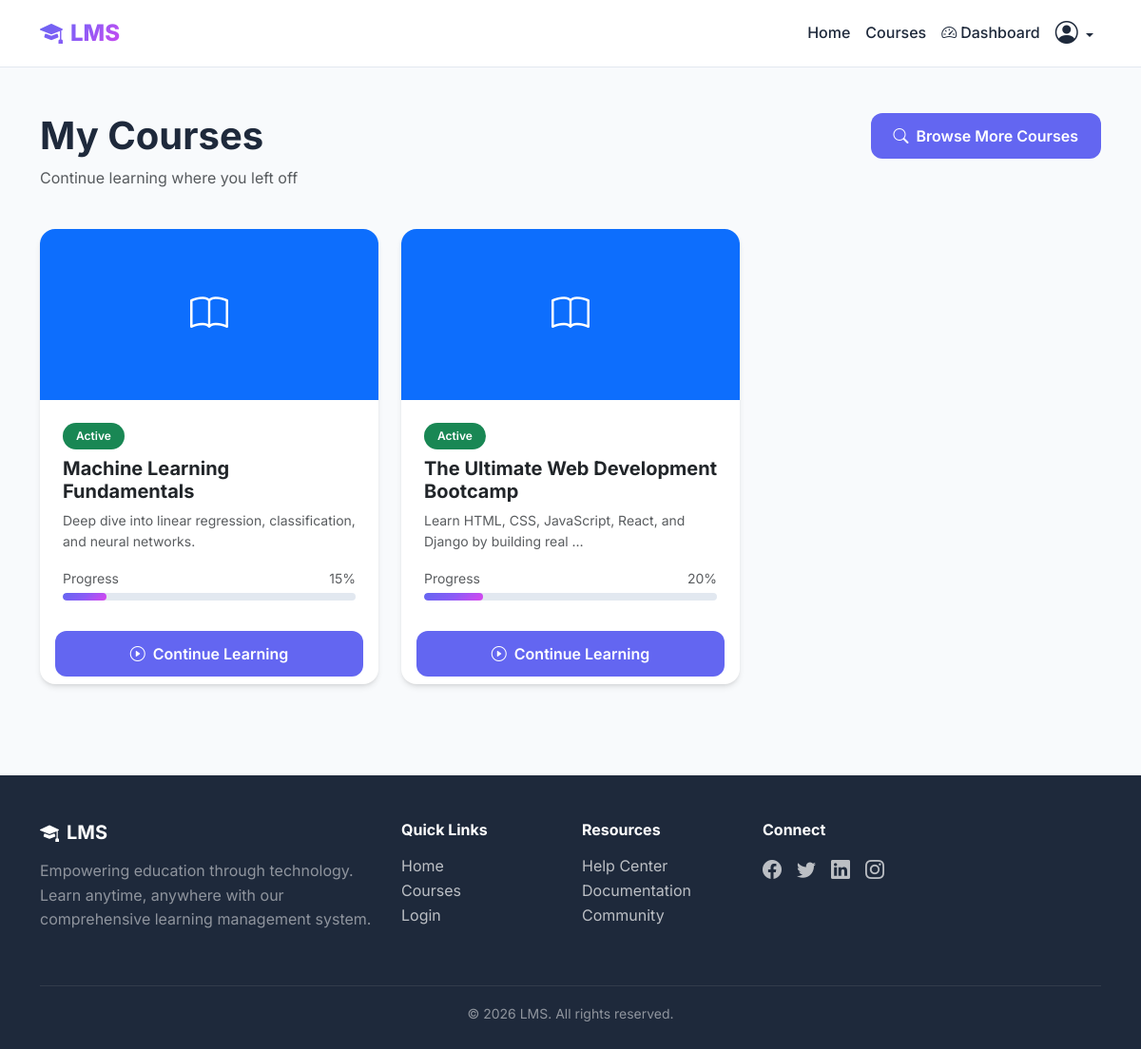
The app's page /courses/my-courses/ (signed in) with its own data.
### courses/models.py (models this page shows, shortened)
class Enrollment(models.Model):
    STATUS_CHOICES = [
        ('active', 'Active'),
        ('completed', 'Completed'),
        ('dropped', 'Dropped'),
    ]
    student = models.ForeignKey(User, on_delete=models.CASCADE, related_name='enrollments', limit_choices_to={'role': 'student'})
    course = models.ForeignKey(Course, on_delete=models.CASCADE, related_name='enrollments')
    status = models.CharField(max_length=20, choices=STATUS_CHOICES, default='active')
    enrolled_at = models.DateTimeField(auto_now_add=True)
    completed_at = models.DateTimeField(blank=True, null=True)
    progress = models.PositiveIntegerField(default=0, help_text="Progress percentage")
    class Meta:
        unique_together = ['student', 'course']

class Course(models.Model):
    STATUS_CHOICES = [
        ('draft', 'Draft'),
        ('published', 'Published'),
        ('archived', 'Archived'),
    ]
    title = models.CharField(max_length=200)
    description = models.TextField()
    instructor = models.ForeignKey(User, on_delete=models.CASCADE, related_name='courses_taught', limit_choices_to={'role': 'instructor'})
    cover_image = models.ImageField(upload_to='courses/covers/', blank=True, null=True)
    category = models.CharField(max_length=100, blank=True, null=True)
    duration = models.CharField(max_length=50, help_text="e.g., '8 weeks', '3 months'")
    difficulty = models.CharField(max_length=20, choices=[
        ('beginner', 'Beginner'),
        ('intermediate', 'Intermediate'),
        ('advanced', 'Advanced'),
    ], default='beginner')
    status = models.CharField(max_length=20, choices=STATUS_CHOICES, default='draft')
    max_students = models.PositiveIntegerField(default=100)
    created_at = models.DateTimeField(auto_now_add=True)
    updated_at = models.DateTimeField(auto_now=True)
    class Meta:
        ordering = ['-created_at']

### courses/views.py (the view)
# urls.py: path('my-courses/', views.my_courses, name='my_courses'),
@login_required
def my_courses(request):
    if not request.user.is_student():
        messages.error(request, 'Access denied.')
        return redirect('dashboard')
    enrollments = Enrollment.objects.filter(student=request.user).select_related('course')
    return render(request, 'courses/my_courses.html', {'enrollments': enrollments})

### accounts/models.py (called while the page is built)
    def is_student(self):
        return self.role == 'student'

### templates/courses/my_courses.html (shortened to what this page needs)
{% extends 'base.html' %}
{% block content %}
<div class="container py-5">
    <div class="row mb-4">
        <div class="col-md-8">
            <h1 class="fw-bold">My Courses</h1>
            <p class="text-muted">Continue learning where you left off</p>
        </div>
        <div class="col-md-4 text-md-end">
            <a href="{% url 'course_list' %}" class="btn btn-primary">
                <i class="bi bi-search me-2"></i>Browse More Courses
            </a>
        </div>
    </div>
    {% if enrollments %}
    <div class="row g-4">
        {% for enrollment in enrollments %}
        <div class="col-md-6 col-lg-4">
            <div class="card h-100">
                {% if enrollment.course.cover_image %}
                    <img src="{{ enrollment.course.cover_image.url }}" class="card-img-top" alt="{{ enrollment.course.title }}" style="height: 180px; object-fit: cover;">
                {% else %}
                    <div class="card-img-top bg-primary d-flex align-items-center justify-content-center" style="height: 180px;">
                        <i class="bi bi-book fs-1 text-white"></i>
                    </div>
                {% endif %}
                <div class="card-body">
                    <span class="badge bg-{% if enrollment.status == 'active' %}success{% else %}secondary{% endif %} mb-2">
                        {{ enrollment.status|title }}
                    </span>
                    <h5 class="card-title fw-bold">{{ enrollment.course.title }}</h5>
                    <p class="card-text text-muted small">{{ enrollment.course.description|truncatewords:10 }}</p>
                    <div class="mt-3">
                        <div class="d-flex justify-content-between mb-1">
                            <small class="text-muted">Progress</small>
                            <small class="text-muted">{{ enrollment.progress }}%</small>
                        </div>
                        <div class="progress" style="height: 8px;">
                            <div class="progress-bar" style="width: {{ enrollment.progress }}%"></div>
                        </div>
                    </div>
                </div>
                <div class="card-footer bg-transparent border-0">
                    <a href="{% url 'course_detail' enrollment.course.id %}" class="btn btn-primary w-100">
                        <i class="bi bi-play-circle me-2"></i>Continue Learning
                    </a>
                </div>
            </div>
        </div>
        {% endfor %}
    </div>
    {% endif %}
</div>
{% endblock %}

### static/css/styles.css (style rules this page uses)
:root { --primary: #6366f1; --primary-dark: #4f46e5; --primary-light: #818cf8; --secondary: #10b981; --accent: #f59e0b; --danger: #ef4444; --dark: #1e293b; --light: #f8fafc; --gray: #64748b; --gray-light: #e2e8f0; --gradient-1: linear-gradient(135deg, #6366f1 0%, #8b5cf6 50%, #d946ef 100%); --gradient-2: linear-gradient(135deg, #10b981 0%, #06b6d4 100%); --shadow-sm: 0 1px 2px 0 rgb(0 0 0 / 0.05); --shadow: 0 4px 6px -1px rgb(0 0 0 / 0.1), 0 2px 4px -2px rgb(0 0 0 / 0.1); --shadow-lg: 0 10px 15px -3px rgb(0 0 0 / 0.1), 0 4px 6px -4px rgb(0 0 0 / 0.1); --shadow-xl: 0 20px 25px -5px rgb(0 0 0 / 0.1), 0 8px 10px -6px rgb(0 0 0 / 0.1); }
* { margin: 0; padding: 0; box-sizing: border-box; }
body { font-family: 'Inter', -apple-system, BlinkMacSystemFont, 'Segoe UI', Roboto, sans-serif; background: var(--light); color: var(--dark); line-height: 1.6; min-height: 100vh; }
.btn { font-weight: 600; padding: 0.75rem 1.5rem; border-radius: 0.75rem; transition: all 0.3s ease; border: none; }
.btn-primary { background: var(--primary); color: white; }
.card { background: white; border-radius: 1rem; border: none; box-shadow: var(--shadow); transition: all 0.3s ease; overflow: hidden; }
.card-body { padding: 1.5rem; }
.badge { padding: 0.5rem 0.875rem; border-radius: 2rem; font-weight: 600; font-size: 0.75rem; }
.progress { height: 0.5rem; background: var(--gray-light); border-radius: 1rem; overflow: hidden; }
.progress-bar { background: var(--gradient-1); border-radius: 1rem; }

### records on screen
Enrollment: status "Active", course "Machine Learning Fundamentals", course.description "Deep dive into linear regression, classification, and neural networks.", progress "15"
Enrollment: status "Active", course "The Ultimate Web Development Bootcamp", course.description "Learn HTML, CSS, JavaScript, React, and Django by building real …", progress "20"
